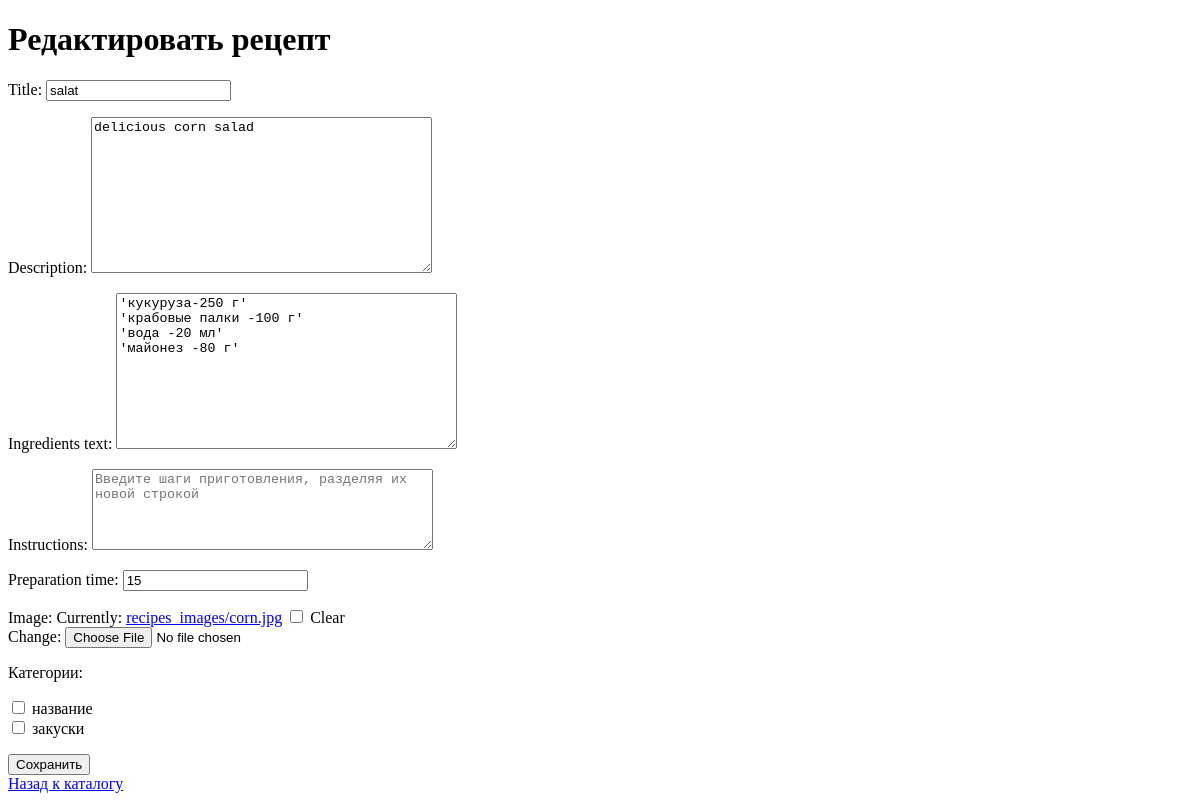
The app's page /recipe/2/edit/ (signed in), older data.
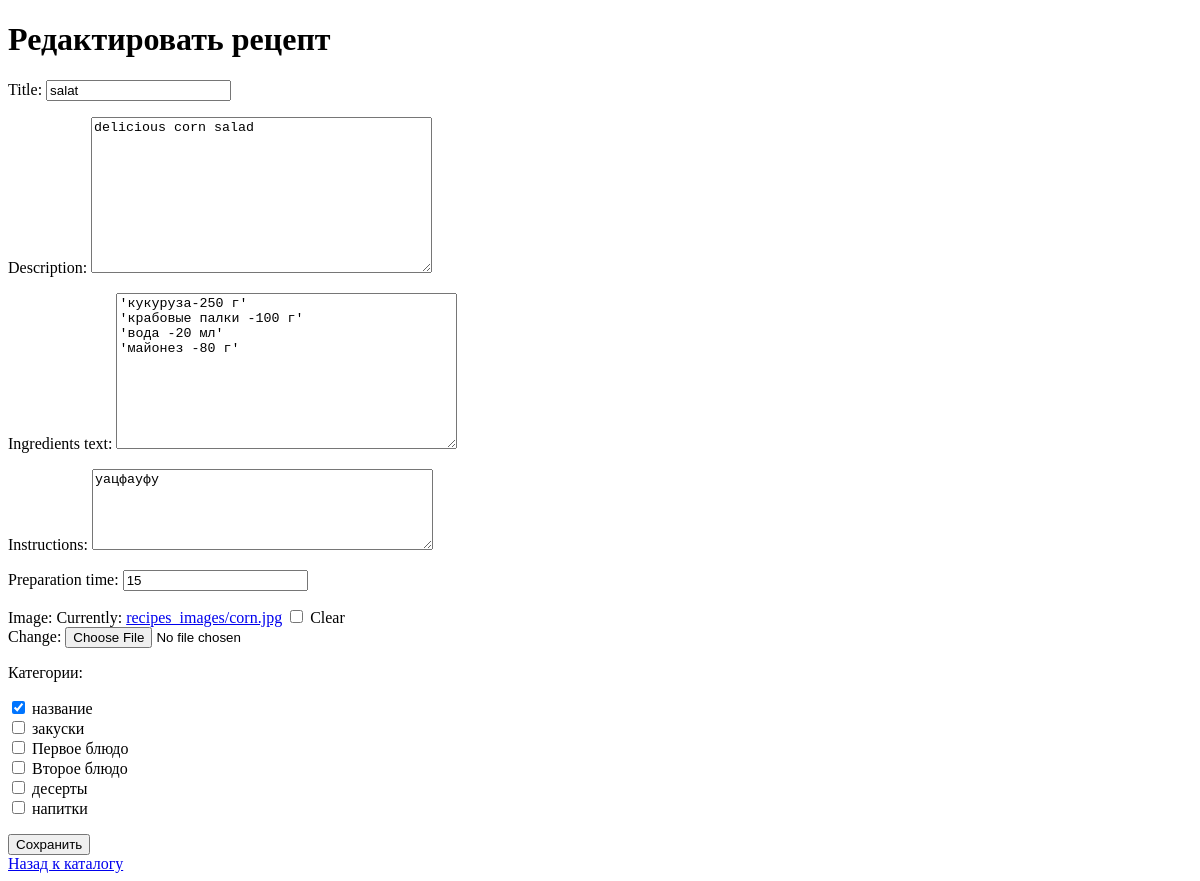
The same page, newer data.
### recipes/models.py (models this page shows, shortened)
class Recipe(models.Model):
    title = models.CharField(max_length=200)
    description = models.TextField(blank=True, null=True)
    ingredients_text = models.TextField()
    instructions = models.TextField()  # Поле для инструкций
    preparation_time = models.IntegerField()
    image = models.ImageField(upload_to='recipes/', blank=True, null=True)
    categories = models.ManyToManyField('Category', related_name='recipes')
    created_by = models.ForeignKey(
        User,
        on_delete=models.CASCADE,
        related_name='recipes'
    )
    created_at = models.DateTimeField(auto_now_add=True)

### recipes/views.py (the view)
# urls.py: path('recipe/<int:recipe_id>/edit/', views.recipe_edit, name='recipe_edit'),  # Редактирование рецепта
@login_required
def recipe_edit(request, recipe_id):
    recipe = get_object_or_404(Recipe, id=recipe_id)
    if recipe.created_by != request.user:
        return HttpResponseForbidden("Вы не можете редактировать этот рецепт.")
    if request.method == 'POST':
        form = RecipeForm(request.POST, request.FILES, instance=recipe)
        if form.is_valid():
            recipe = form.save(commit=False)
            recipe.save()
            form.save_m2m()
            recipe.detailed_steps.all().delete()
            steps = recipe.instructions.splitlines()
            for step_number, description in enumerate(steps, start=1):
                if description.strip():
                    Step.objects.create(recipe=recipe, step_number=step_number, description=description)
            return redirect('recipe_detail', recipe_id=recipe.id)
    else:
        form = RecipeForm(instance=recipe)
    return render(request, 'recipes/recipe_form.html', {'form': form, 'title': 'Редактировать рецепт'})

### recipes/forms.py
class RecipeForm(forms.ModelForm):
    categories = forms.ModelMultipleChoiceField(
        queryset=Category.objects.all(),
        widget=forms.CheckboxSelectMultiple,
        required=False,
        label="Категории"
    )
    class Meta:
        model = Recipe
        fields = ['title', 'description', 'ingredients_text', 'instructions', 'preparation_time', 'image', 'categories']
        widgets = {
            'instructions': forms.Textarea(attrs={
                'rows': 5,
                'placeholder': 'Введите шаги приготовления, разделяя их новой строкой'
            }),
        }

### recipes/models.py (called while the page is built)
    def __str__(self):
        return self.name

### recipes/templates/recipes/recipe_form.html (shortened to what this page needs)
<!DOCTYPE html>
<html lang="ru">
<head>
</head>
<body>
    <h1>{{ title }}</h1>
    <form method="post" enctype="multipart/form-data">
        {{ form.as_p }}
        <button type="submit">Сохранить</button>
    </form>
    <a href="{% url 'recipe_catalog' %}">Назад к каталогу</a>
</body>
</html>

Row changes from the older to the newer data that the page shows:
changed Recipe "salat": instructions (not shown) → "уацфауфу"
Text that changed along with them:
form field categories: "☐ ☐" → "☑ ☐ ☐ ☐ ☐ ☐"
text no longer shown: "Title: Description: Ingredients text: Instructions: Preparation time: Image: Currently: recipes_images/corn.jpg Clear Change: Категории: название закуски"
text now shown: "Title: Description: Ingredients text: Instructions: Preparation time: Image: Currently: recipes_images/corn.jpg Clear Change: Категории: название закуски Первое блюдо Второе блюдо десерты напитки"
